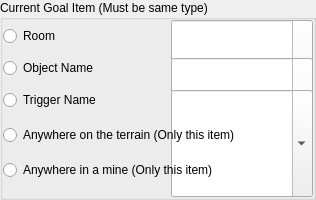
                  <widget class="QGroupBox" name="IDC_STATIC_15">
                    <property name="title">
                      <string>Current Goal Item (Must be same type)</string>
                    </property>
                    <property name="visible">
                      <bool>true</bool>
                    </property>
                    <property name="enabled">
                      <bool>true</bool>
                    </property>
                    <property name="flat">
                      <bool>false</bool>
                    </property>
                    <layout class="QGridLayout" name="layout_6">
                      <property name="spacing">
                        <number>6</number>
                      </property>
                      <property name="margin">
                        <number>0</number>
                      </property>
                      <item row="0" column="3" rowspan="8" colspan="3">
                        <widget class="QComboBox" name="IDC_LEVELGOAL_ROOM_COMBO">
                          <property name="visible">
                            <bool>true</bool>
                          </property>
                          <property name="enabled">
                            <bool>true</bool>
                          </property>
                          <property name="editable">
                            <bool>true</bool>
                          </property>
                          <property name="minimumSize">
                            <size>
                              <width>137</width>
                              <height>72</height>
                            </size>
                          </property>
                          <property name="sizePolicy">
                            <sizepolicy hsizetype="Preferred" vsizetype="Preferred">
                              <horstretch>0</horstretch>
                              <verstretch>0</verstretch>
                            </sizepolicy>
                          </property>
                        </widget>
                      </item>
                      <item row="1" column="0">
                        <widget class="QRadioButton" name="IDC_LEVEL_GOAL_ROOM_ITEM_RADIO">
                          <property name="text">
                            <string>Room</string>
                          </property>
                          <property name="visible">
                            <bool>true</bool>
                          </property>
                          <property name="enabled">
                            <bool>true</bool>
                          </property>
                          <property name="minimumSize">
                            <size>
                              <width>52</width>
                              <height>13</height>
                            </size>
                          </property>
                          <property name="sizePolicy">
                            <sizepolicy hsizetype="Preferred" vsizetype="Preferred">
                              <horstretch>0</horstretch>
                              <verstretch>0</verstretch>
                            </sizepolicy>
                          </property>
                        </widget>
                      </item>
                      <item row="3" column="0" colspan="2">
                        <widget class="QRadioButton" name="IDC_LEVEL_GOAL_OBJ_ITEM_RADIO">
                          <property name="text">
                            <string>Object Name</string>
                          </property>
                          <property name="visible">
                            <bool>true</bool>
                          </property>
                          <property name="enabled">
                            <bool>true</bool>
                          </property>
                          <property name="minimumSize">
                            <size>
                              <width>80</width>
                              <height>13</height>
                            </size>
                          </property>
                          <property name="sizePolicy">
                            <sizepolicy hsizetype="Preferred" vsizetype="Preferred">
                              <horstretch>0</horstretch>
                              <verstretch>0</verstretch>
                            </sizepolicy>
                          </property>
                        </widget>
                      </item>
                      <item row="3" column="3" rowspan="9" colspan="3">
                        <widget class="QComboBox" name="IDC_LEVELGOALOBJECT_COMBO">
                          <property name="visible">
                            <bool>true</bool>
                          </property>
                          <property name="enabled">
                            <bool>true</bool>
                          </property>
                          <property name="editable">
                            <bool>true</bool>
                          </property>
                          <property name="minimumSize">
                            <size>
                              <width>137</width>
                              <height>88</height>
                            </size>
                          </property>
                          <property name="sizePolicy">
                            <sizepolicy hsizetype="Preferred" vsizetype="Preferred">
                              <horstretch>0</horstretch>
                              <verstretch>0</verstretch>
                            </sizepolicy>
                          </property>
                        </widget>
                      </item>
                      <item row="5" column="0" colspan="3">
                        <widget class="QRadioButton" name="IDC_TRIGGER_RADIO">
                          <property name="text">
                            <string>Trigger Name</string>
                          </property>
                          <property name="visible">
                            <bool>true</bool>
                          </property>
                          <property name="enabled">
                            <bool>true</bool>
                          </property>
                          <property name="minimumSize">
                            <size>
                              <width>95</width>
                              <height>13</height>
                            </size>
                          </property>
                          <property name="sizePolicy">
                            <sizepolicy hsizetype="Preferred" vsizetype="Preferred">
                              <horstretch>0</horstretch>
                              <verstretch>0</verstretch>
                            </sizepolicy>
                          </property>
                        </widget>
                      </item>
                      <item row="5" column="3" rowspan="8" colspan="3">
                        <widget class="QComboBox" name="IDC_LEVELGOALTRIGGER_COMBO">
                          <property name="visible">
                            <bool>true</bool>
                          </property>
                          <property name="enabled">
                            <bool>true</bool>
                          </property>
                          <property name="editable">
                            <bool>true</bool>
                          </property>
                          <property name="minimumSize">
                            <size>
                              <width>137</width>
                              <height>92</height>
                            </size>
                          </property>
                          <property name="sizePolicy">
                            <sizepolicy hsizetype="Preferred" vsizetype="Preferred">
                              <horstretch>0</horstretch>
                              <verstretch>0</verstretch>
                            </sizepolicy>
                          </property>
                        </widget>
                      </item>
                      <item row="7" column="0" rowspan="2" colspan="5">
                        <widget class="QRadioButton" name="IDC_LEVEL_GOAL_CELL_ITEM_RADIO">
                          <property name="text">
                            <string>Anywhere on the terrain (Only this item)</string>
                          </property>
                          <property name="visible">
                            <bool>true</bool>
                          </property>
                          <property name="enabled">
                            <bool>true</bool>
                          </property>
                          <property name="minimumSize">
                            <size>
                              <width>195</width>
                              <height>13</height>
                            </size>
                          </property>
                          <property name="sizePolicy">
                            <sizepolicy hsizetype="Preferred" vsizetype="Preferred">
                              <horstretch>0</horstretch>
                              <verstretch>0</verstretch>
                            </sizepolicy>
                          </property>
                        </widget>
                      </item>
                      <item row="10" column="0" colspan="4">
                        <widget class="QRadioButton" name="IDC_LEVEL_GOAL_MINE_RADIO">
                          <property name="text">
                            <string>Anywhere in a mine (Only this item)</string>
                          </property>
                          <property name="visible">
                            <bool>true</bool>
                          </property>
                          <property name="enabled">
                            <bool>true</bool>
                          </property>
                          <property name="minimumSize">
                            <size>
                              <width>176</width>
                              <height>13</height>
                            </size>
                          </property>
                          <property name="sizePolicy">
                            <sizepolicy hsizetype="Preferred" vsizetype="Preferred">
                              <horstretch>0</horstretch>
                              <verstretch>0</verstretch>
                            </sizepolicy>
                          </property>
                        </widget>
                      </item>
                    </layout>
                    <property name="minimumSize">
                      <size>
                        <width>253</width>
                        <height>110</height>
                      </size>
                    </property>
                    <property name="sizePolicy">
                      <sizepolicy hsizetype="Preferred" vsizetype="Preferred">
                        <horstretch>0</horstretch>
                        <verstretch>0</verstretch>
                      </sizepolicy>
                    </property>
                  </widget>
